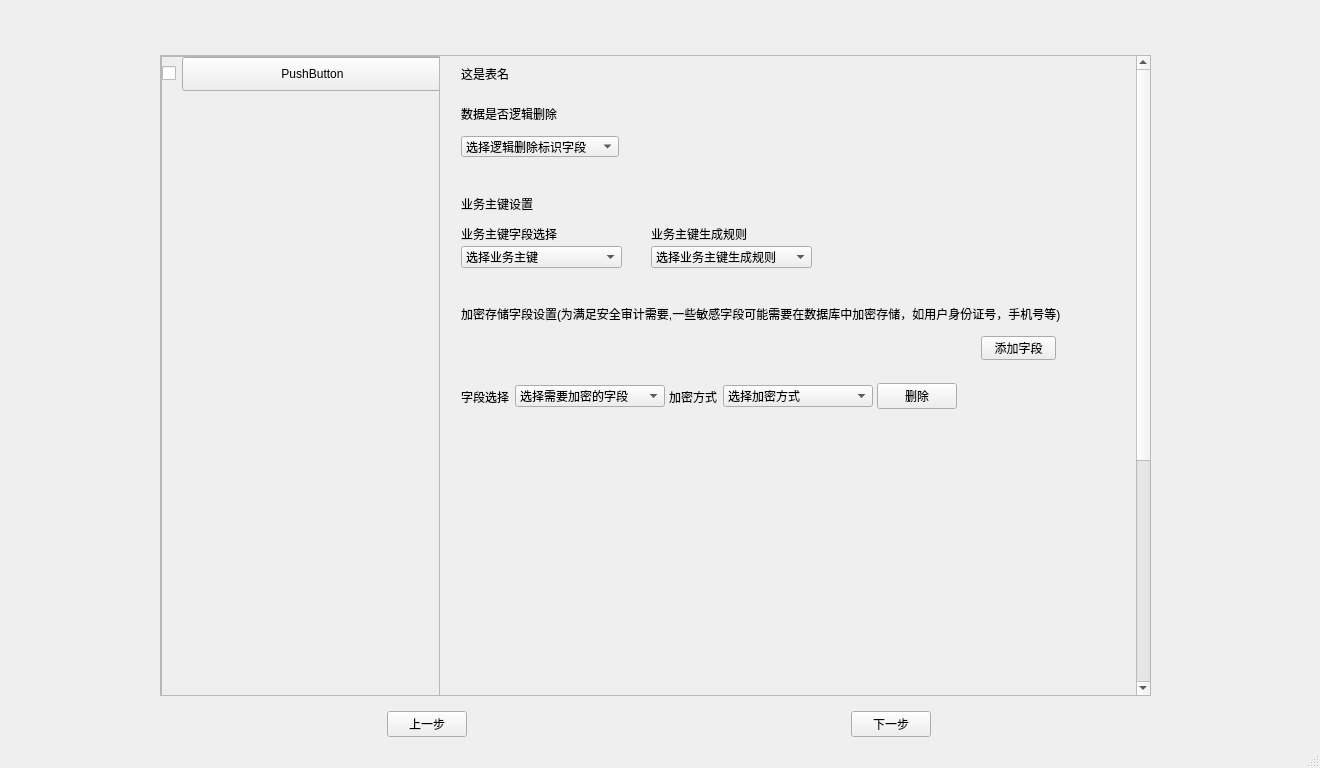
<?xml version="1.0" encoding="UTF-8"?>
<ui version="4.0">
 <class>MainWindow</class>
 <widget class="QMainWindow" name="MainWindow">
  <property name="geometry">
   <rect>
    <x>0</x>
    <y>0</y>
    <width>1320</width>
    <height>768</height>
   </rect>
  </property>
  <property name="windowTitle">
   <string>代码生成器</string>
  </property>
  <widget class="QWidget" name="centralwidget">
   <layout class="QVBoxLayout" name="verticalLayout_3">
    <item>
     <layout class="QVBoxLayout" name="verticalLayout">
      <item>
       <widget class="QStackedWidget" name="stackedWidget_2">
        <widget class="QWidget" name="page_13"/>
        <widget class="QWidget" name="page_14"/>
       </widget>
      </item>
     </layout>
    </item>
    <item>
     <layout class="QHBoxLayout" name="horizontalLayout_2">
      <item>
       <widget class="QStackedWidget" name="stackedWidget">
        <property name="sizePolicy">
         <sizepolicy hsizetype="Fixed" vsizetype="Fixed">
          <horstretch>0</horstretch>
          <verstretch>0</verstretch>
         </sizepolicy>
        </property>
        <property name="minimumSize">
         <size>
          <width>1000</width>
          <height>650</height>
         </size>
        </property>
        <property name="currentIndex">
         <number>4</number>
        </property>
        <widget class="QWidget" name="page_1">
         <widget class="QScrollArea" name="scrollArea_1">
          <property name="geometry">
           <rect>
            <x>0</x>
            <y>0</y>
            <width>991</width>
            <height>641</height>
           </rect>
          </property>
          <property name="widgetResizable">
           <bool>true</bool>
          </property>
          <widget class="QWidget" name="scrollAreaWidgetContents_1">
           <property name="geometry">
            <rect>
             <x>0</x>
             <y>0</y>
             <width>989</width>
             <height>639</height>
            </rect>
           </property>
           <widget class="QLabel" name="label">
            <property name="geometry">
             <rect>
              <x>353</x>
              <y>50</y>
              <width>171</width>
              <height>20</height>
             </rect>
            </property>
            <property name="text">
             <string>这是数据库配置页面</string>
            </property>
           </widget>
          </widget>
         </widget>
        </widget>
        <widget class="QWidget" name="page_4">
         <widget class="QScrollArea" name="scrollArea_4">
          <property name="geometry">
           <rect>
            <x>0</x>
            <y>0</y>
            <width>991</width>
            <height>641</height>
           </rect>
          </property>
          <property name="widgetResizable">
           <bool>true</bool>
          </property>
          <widget class="QWidget" name="scrollAreaWidgetContents">
           <property name="geometry">
            <rect>
             <x>0</x>
             <y>0</y>
             <width>989</width>
             <height>639</height>
            </rect>
           </property>
           <widget class="QLabel" name="label_4">
            <property name="geometry">
             <rect>
              <x>450</x>
              <y>80</y>
              <width>171</width>
              <height>20</height>
             </rect>
            </property>
            <property name="text">
             <string>这是配置确认配置页面</string>
            </property>
           </widget>
          </widget>
         </widget>
        </widget>
        <widget class="QWidget" name="page_5">
         <widget class="QScrollArea" name="scrollArea_5">
          <property name="geometry">
           <rect>
            <x>0</x>
            <y>0</y>
            <width>991</width>
            <height>641</height>
           </rect>
          </property>
          <property name="widgetResizable">
           <bool>true</bool>
          </property>
          <widget class="QWidget" name="scrollAreaWidgetContents_9">
           <property name="geometry">
            <rect>
             <x>0</x>
             <y>0</y>
             <width>989</width>
             <height>639</height>
            </rect>
           </property>
           <widget class="QLabel" name="label_5">
            <property name="geometry">
             <rect>
              <x>380</x>
              <y>160</y>
              <width>171</width>
              <height>20</height>
             </rect>
            </property>
            <property name="text">
             <string>这是代码生成页面</string>
            </property>
           </widget>
          </widget>
         </widget>
        </widget>
        <widget class="QWidget" name="page_3">
         <widget class="QScrollArea" name="scrollArea_3">
          <property name="geometry">
           <rect>
            <x>0</x>
            <y>0</y>
            <width>991</width>
            <height>641</height>
           </rect>
          </property>
          <property name="widgetResizable">
           <bool>true</bool>
          </property>
          <widget class="QWidget" name="scrollAreaWidgetContents_6">
           <property name="geometry">
            <rect>
             <x>0</x>
             <y>0</y>
             <width>989</width>
             <height>639</height>
            </rect>
           </property>
           <widget class="QLabel" name="label_3">
            <property name="geometry">
             <rect>
              <x>350</x>
              <y>70</y>
              <width>171</width>
              <height>20</height>
             </rect>
            </property>
            <property name="text">
             <string>这是视图表配置页面</string>
            </property>
           </widget>
          </widget>
         </widget>
        </widget>
        <widget class="QWidget" name="page_2">
         <widget class="QScrollArea" name="scrollArea_2">
          <property name="geometry">
           <rect>
            <x>0</x>
            <y>0</y>
            <width>991</width>
            <height>641</height>
           </rect>
          </property>
          <property name="widgetResizable">
           <bool>true</bool>
          </property>
          <widget class="QWidget" name="scrollAreaWidgetContents_2">
           <property name="geometry">
            <rect>
             <x>0</x>
             <y>0</y>
             <width>989</width>
             <height>639</height>
            </rect>
           </property>
           <widget class="QLabel" name="label_2">
            <property name="geometry">
             <rect>
              <x>390</x>
              <y>70</y>
              <width>171</width>
              <height>20</height>
             </rect>
            </property>
            <property name="text">
             <string>这是数据库表配置页面</string>
            </property>
           </widget>
           <widget class="QWidget" name="layoutWidget">
            <property name="geometry">
             <rect>
              <x>0</x>
              <y>0</y>
              <width>279</width>
              <height>641</height>
             </rect>
            </property>
            <layout class="QVBoxLayout" name="verticalLayout_left_6">
             <item>
              <widget class="QScrollArea" name="scrollArea_left_6">
               <property name="widgetResizable">
                <bool>true</bool>
               </property>
               <widget class="QWidget" name="scrollAreaWidgetContents_left_6">
                <property name="geometry">
                 <rect>
                  <x>0</x>
                  <y>0</y>
                  <width>275</width>
                  <height>637</height>
                 </rect>
                </property>
                <property name="minimumSize">
                 <size>
                  <width>0</width>
                  <height>0</height>
                 </size>
                </property>
                <widget class="QWidget" name="horizontalLayoutWidget_6">
                 <property name="geometry">
                  <rect>
                   <x>0</x>
                   <y>0</y>
                   <width>281</width>
                   <height>34</height>
                  </rect>
                 </property>
                 <layout class="QHBoxLayout" name="horizontalLayout_all_6" stretch="0,0">
                  <item>
                   <widget class="QCheckBox" name="checkBox_all_6">
                    <property name="sizePolicy">
                     <sizepolicy hsizetype="Fixed" vsizetype="Fixed">
                      <horstretch>0</horstretch>
                      <verstretch>0</verstretch>
                     </sizepolicy>
                    </property>
                    <property name="minimumSize">
                     <size>
                      <width>0</width>
                      <height>0</height>
                     </size>
                    </property>
                    <property name="text">
                     <string/>
                    </property>
                   </widget>
                  </item>
                  <item>
                   <widget class="QPushButton" name="pushButton_all_6">
                    <property name="sizePolicy">
                     <sizepolicy hsizetype="Minimum" vsizetype="Minimum">
                      <horstretch>0</horstretch>
                      <verstretch>0</verstretch>
                     </sizepolicy>
                    </property>
                    <property name="text">
                     <string>PushButton</string>
                    </property>
                   </widget>
                  </item>
                 </layout>
                </widget>
               </widget>
              </widget>
             </item>
            </layout>
           </widget>
           <widget class="QStackedWidget" name="stackedWidget_right">
            <property name="geometry">
             <rect>
              <x>280</x>
              <y>0</y>
              <width>711</width>
              <height>641</height>
             </rect>
            </property>
            <property name="currentIndex">
             <number>1</number>
            </property>
            <widget class="QWidget" name="page_23">
             <widget class="QWidget" name="verticalLayoutWidget_20">
              <property name="geometry">
               <rect>
                <x>30</x>
                <y>10</y>
                <width>351</width>
                <height>91</height>
               </rect>
              </property>
              <layout class="QVBoxLayout" name="verticalLayout_page1_7">
               <item>
                <widget class="QLabel" name="label_18">
                 <property name="text">
                  <string>请选择用于生成代码的数据表，并为每张表进行相应的配置</string>
                 </property>
                </widget>
               </item>
               <item>
                <widget class="QLabel" name="label_19">
                 <property name="mouseTracking">
                  <bool>false</bool>
                 </property>
                 <property name="text">
                  <string>数据表准备</string>
                 </property>
                </widget>
               </item>
              </layout>
             </widget>
            </widget>
            <widget class="QWidget" name="page_24">
             <widget class="QWidget" name="verticalLayoutWidget_21">
              <property name="geometry">
               <rect>
                <x>-1</x>
                <y>-1</y>
                <width>711</width>
                <height>641</height>
               </rect>
              </property>
              <layout class="QVBoxLayout" name="verticalLayout_page2_7">
               <item>
                <widget class="QScrollArea" name="scrollArea_right_7">
                 <property name="whatsThis">
                  <string/>
                 </property>
                 <property name="accessibleName">
                  <string/>
                 </property>
                 <property name="widgetResizable">
                  <bool>true</bool>
                 </property>
                 <widget class="QWidget" name="scrollAreaWidgetContents_right_7">
                  <property name="geometry">
                   <rect>
                    <x>0</x>
                    <y>0</y>
                    <width>690</width>
                    <height>1000</height>
                   </rect>
                  </property>
                  <property name="minimumSize">
                   <size>
                    <width>0</width>
                    <height>1000</height>
                   </size>
                  </property>
                  <widget class="QLabel" name="label_table_name_7">
                   <property name="geometry">
                    <rect>
                     <x>20</x>
                     <y>10</y>
                     <width>54</width>
                     <height>16</height>
                    </rect>
                   </property>
                   <property name="text">
                    <string>这是表名</string>
                   </property>
                  </widget>
                  <widget class="QLabel" name="label_set_key_13">
                   <property name="geometry">
                    <rect>
                     <x>20</x>
                     <y>140</y>
                     <width>151</width>
                     <height>16</height>
                    </rect>
                   </property>
                   <property name="text">
                    <string>业务主键设置</string>
                   </property>
                  </widget>
                  <widget class="QLabel" name="label_select_key_7">
                   <property name="geometry">
                    <rect>
                     <x>20</x>
                     <y>170</y>
                     <width>161</width>
                     <height>16</height>
                    </rect>
                   </property>
                   <property name="text">
                    <string>业务主键字段选择</string>
                   </property>
                  </widget>
                  <widget class="QComboBox" name="comboBox_select_table_businesskeyname">
                   <property name="geometry">
                    <rect>
                     <x>20</x>
                     <y>190</y>
                     <width>161</width>
                     <height>22</height>
                    </rect>
                   </property>
                   <item>
                    <property name="text">
                     <string>选择业务主键</string>
                    </property>
                   </item>
                  </widget>
                  <widget class="QLabel" name="label_set_key_14">
                   <property name="geometry">
                    <rect>
                     <x>210</x>
                     <y>170</y>
                     <width>161</width>
                     <height>16</height>
                    </rect>
                   </property>
                   <property name="text">
                    <string>业务主键生成规则</string>
                   </property>
                  </widget>
                  <widget class="QComboBox" name="comboBox_select_table_businesskeyrule">
                   <property name="geometry">
                    <rect>
                     <x>210</x>
                     <y>190</y>
                     <width>161</width>
                     <height>22</height>
                    </rect>
                   </property>
                   <item>
                    <property name="text">
                     <string>选择业务主键生成规则</string>
                    </property>
                   </item>
                  </widget>
                  <widget class="QLabel" name="label_code_7">
                   <property name="geometry">
                    <rect>
                     <x>20</x>
                     <y>250</y>
                     <width>651</width>
                     <height>16</height>
                    </rect>
                   </property>
                   <property name="text">
                    <string>加密存储字段设置(为满足安全审计需要,一些敏感字段可能需要在数据库中加密存储，如用户身份证号，手机号等)</string>
                   </property>
                  </widget>
                  <widget class="QWidget" name="verticalLayoutWidget_22">
                   <property name="geometry">
                    <rect>
                     <x>20</x>
                     <y>320</y>
                     <width>497</width>
                     <height>41</height>
                    </rect>
                   </property>
                   <layout class="QHBoxLayout" name="horizontalLayout_4">
                    <item>
                     <widget class="QLabel" name="label_20">
                      <property name="text">
                       <string>字段选择</string>
                      </property>
                     </widget>
                    </item>
                    <item>
                     <widget class="QComboBox" name="comboBox_select_table_field_encrypt">
                      <property name="minimumSize">
                       <size>
                        <width>150</width>
                        <height>0</height>
                       </size>
                      </property>
                      <item>
                       <property name="text">
                        <string>选择需要加密的字段</string>
                       </property>
                      </item>
                     </widget>
                    </item>
                    <item>
                     <widget class="QLabel" name="label_21">
                      <property name="text">
                       <string>加密方式</string>
                      </property>
                     </widget>
                    </item>
                    <item>
                     <widget class="QComboBox" name="comboBox_select_table_encrypt_type">
                      <property name="minimumSize">
                       <size>
                        <width>150</width>
                        <height>0</height>
                       </size>
                      </property>
                      <item>
                       <property name="text">
                        <string>选择加密方式</string>
                       </property>
                      </item>
                     </widget>
                    </item>
                    <item>
                     <widget class="QPushButton" name="pushButton_delete_field_encrypt">
                      <property name="text">
                       <string>删除</string>
                      </property>
                     </widget>
                    </item>
                   </layout>
                  </widget>
                  <widget class="QLabel" name="label_isDelete_7">
                   <property name="geometry">
                    <rect>
                     <x>20</x>
                     <y>50</y>
                     <width>158</width>
                     <height>16</height>
                    </rect>
                   </property>
                   <property name="text">
                    <string>数据是否逻辑删除</string>
                   </property>
                  </widget>
                  <widget class="QComboBox" name="comboBox_select_table_logicaldeletemark">
                   <property name="geometry">
                    <rect>
                     <x>20</x>
                     <y>80</y>
                     <width>158</width>
                     <height>21</height>
                    </rect>
                   </property>
                   <item>
                    <property name="text">
                     <string>选择逻辑删除标识字段</string>
                    </property>
                   </item>
                  </widget>
                  <widget class="QPushButton" name="pushButton_add_field_encrypt">
                   <property name="geometry">
                    <rect>
                     <x>540</x>
                     <y>280</y>
                     <width>75</width>
                     <height>24</height>
                    </rect>
                   </property>
                   <property name="text">
                    <string>添加字段</string>
                   </property>
                  </widget>
                 </widget>
                </widget>
               </item>
              </layout>
             </widget>
            </widget>
           </widget>
          </widget>
         </widget>
        </widget>
       </widget>
      </item>
     </layout>
    </item>
    <item>
     <layout class="QHBoxLayout" name="horizontalLayout">
      <item>
       <widget class="QPushButton" name="pushButton_last">
        <property name="sizePolicy">
         <sizepolicy hsizetype="Fixed" vsizetype="Fixed">
          <horstretch>0</horstretch>
          <verstretch>0</verstretch>
         </sizepolicy>
        </property>
        <property name="text">
         <string>上一步</string>
        </property>
       </widget>
      </item>
      <item>
       <widget class="QPushButton" name="pushButton_next">
        <property name="sizePolicy">
         <sizepolicy hsizetype="Fixed" vsizetype="Fixed">
          <horstretch>0</horstretch>
          <verstretch>0</verstretch>
         </sizepolicy>
        </property>
        <property name="text">
         <string>下一步</string>
        </property>
       </widget>
      </item>
     </layout>
    </item>
   </layout>
  </widget>
  <widget class="QMenuBar" name="menubar">
   <property name="geometry">
    <rect>
     <x>0</x>
     <y>0</y>
     <width>1320</width>
     <height>22</height>
    </rect>
   </property>
  </widget>
  <widget class="QStatusBar" name="statusbar"/>
 </widget>
 <resources/>
 <connections/>
</ui>
